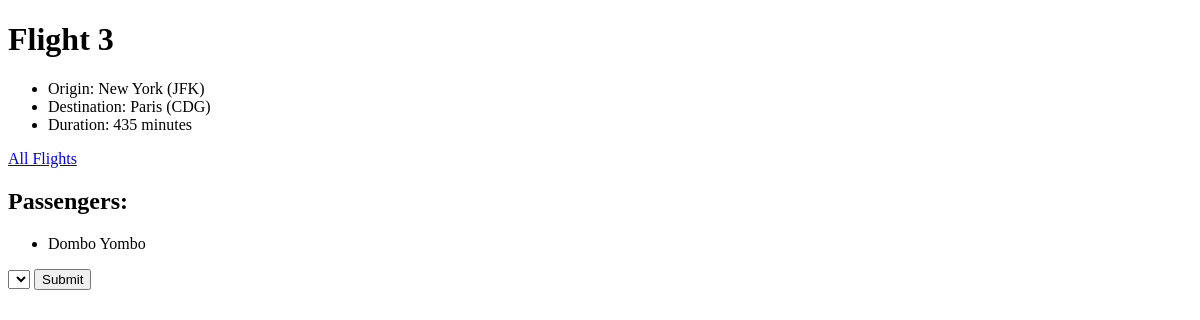
Before: /flight/3 with the older database file.
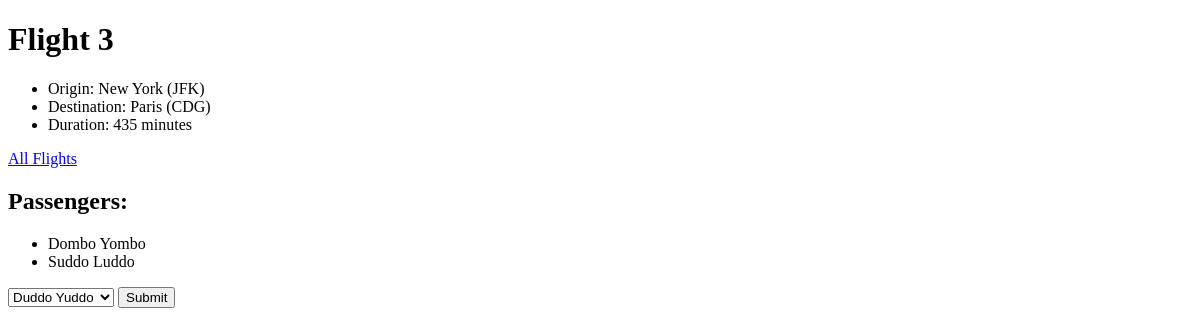
After: the same page with the newer database file.
### flight/models.py (models this page shows, shortened)
class Flight(models.Model):
    origin = models.ForeignKey(Airport, on_delete=models.CASCADE, related_name="departures")
    destination = models.ForeignKey(Airport, on_delete=models.CASCADE, related_name="arrivals")
    duration = models.IntegerField()

class Airport(models.Model):
    code = models.CharField(max_length=3)
    city = models.CharField(max_length=64)
    def __str__(self):
        return f"{self.city} ({self.code})"

class Passenger(models.Model):
    first = models.CharField(max_length=64)
    last = models.CharField(max_length=64)
    flights = models.ManyToManyField(Flight, blank=True, related_name="passengers")
    def __str__(self):
        return f"{self.first} {self.last}"

### flight/views.py (the view)
# urls.py: path('flight/', include("flight.urls"))
def flight(request, flight_id):
    flight = Flight.objects.get(id=flight_id)
    passengers = flight.passengers.all()
    non_passengers = Passenger.objects.exclude(flights=flight).all()
    return render(request, 'flight/flight.html', {
        "flight": flight,
        "passengers": passengers,
        "non_passengers": non_passengers
    })

### flight/templates/flight/flight.html (shortened to what this page needs)
{% extends "flight/layout.html" %}
{% block body %}
    <h1>Flight {{ flight.id }}</h1>
    <ul>
        <li>Origin: {{ flight.origin }}</li>
        <li>Destination: {{ flight.destination }}</li>
        <li>Duration: {{ flight.duration }} minutes</li>
    </ul>
    <a href="{% url 'index' %}">All Flights</a>
    <h2>Passengers:</h2>
    <ul>
        {% for passenger in passengers %}
            <li>{{ passenger }}</li>
        {% empty %}
            <li>No Passengers.</li>
        {% endfor %}
    </ul>
    <form action="{% url 'book' flight.id %}" method="post">
        <select name="passenger" id="">
            {% for passenger in non_passengers %}
                <option value="{{ passenger.id }}">{{ passenger }}</option>
            {% endfor %}
        </select>
        <input type="submit">
    </form>
{% endblock %}

### flight/templates/flight/layout.html (shortened to what this page needs)
<!DOCTYPE html>
<html lang="en">
    <head>
    </head>
    <body>
        {% block body %}
        {% endblock %}
    </body>
</html>

Changed rows visible on the page:
added Passenger: first+last "Suddo Luddo"
Other visible differences:
form field passenger: (not shown) → "Duddo Yuddo"
